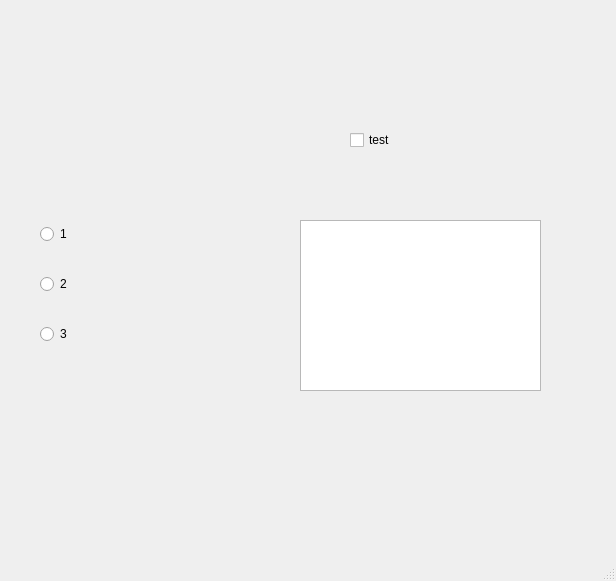
<?xml version="1.0" encoding="UTF-8"?>
<ui version="4.0">
 <class>MainWindow</class>
 <widget class="QMainWindow" name="MainWindow">
  <property name="geometry">
   <rect>
    <x>0</x>
    <y>0</y>
    <width>616</width>
    <height>581</height>
   </rect>
  </property>
  <property name="windowTitle">
   <string>MainWindow</string>
  </property>
  <widget class="QWidget" name="centralwidget">
   <widget class="QCheckBox" name="checkBox">
    <property name="geometry">
     <rect>
      <x>350</x>
      <y>130</y>
      <width>81</width>
      <height>20</height>
     </rect>
    </property>
    <property name="text">
     <string>test</string>
    </property>
   </widget>
   <widget class="QTextEdit" name="textEdit">
    <property name="geometry">
     <rect>
      <x>300</x>
      <y>220</y>
      <width>241</width>
      <height>171</height>
     </rect>
    </property>
   </widget>
   <widget class="QWidget" name="">
    <property name="geometry">
     <rect>
      <x>40</x>
      <y>200</y>
      <width>101</width>
      <height>171</height>
     </rect>
    </property>
    <layout class="QVBoxLayout" name="verticalLayout">
     <item>
      <widget class="QRadioButton" name="radioButton">
       <property name="text">
        <string>1</string>
       </property>
       <attribute name="buttonGroup">
        <string notr="true">buttonGroup</string>
       </attribute>
      </widget>
     </item>
     <item>
      <widget class="QRadioButton" name="radioButton_2">
       <property name="text">
        <string>2</string>
       </property>
       <attribute name="buttonGroup">
        <string notr="true">buttonGroup</string>
       </attribute>
      </widget>
     </item>
     <item>
      <widget class="QRadioButton" name="radioButton_3">
       <property name="text">
        <string>3</string>
       </property>
       <attribute name="buttonGroup">
        <string notr="true">buttonGroup</string>
       </attribute>
      </widget>
     </item>
    </layout>
   </widget>
  </widget>
  <widget class="QMenuBar" name="menubar">
   <property name="geometry">
    <rect>
     <x>0</x>
     <y>0</y>
     <width>616</width>
     <height>26</height>
    </rect>
   </property>
  </widget>
  <widget class="QStatusBar" name="statusbar"/>
 </widget>
 <resources/>
 <connections/>
 <buttongroups>
  <buttongroup name="buttonGroup"/>
 </buttongroups>
</ui>
